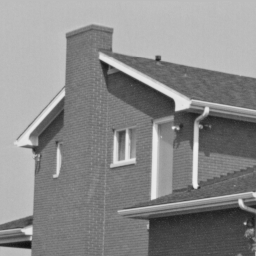
#> input picture src/cpp-opencv/exercises/convolution-filters/filtlin/assets/casa.pgm, 256 x 256 px, found by its file name
$ python gaussian.py
#> lines starting #> are read from the running program, lines starting #| are printed output that depends on the picture
#gaussian.py 2024
import numpy as np
import cv2
#from matplotlib import pyplot as plt
ag=cv2.imread("assets/casa.pgm",0)
#> ag is the input picture: shape (256, 256); min 16, max 239, mean 138
a=np.float32(ag/255.0)
b=cv2.GaussianBlur(a,(0,0),5)
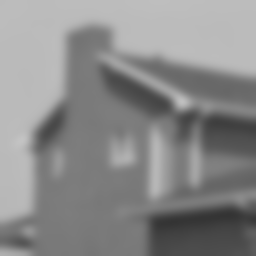
#> b: shape (256, 256) float32; min 0.206, max 0.769, mean 0.541
#plt.imshow(b,cmap="gray")
#plt.show()
cv2.imshow("janela",b)
cv2.waitKey()
